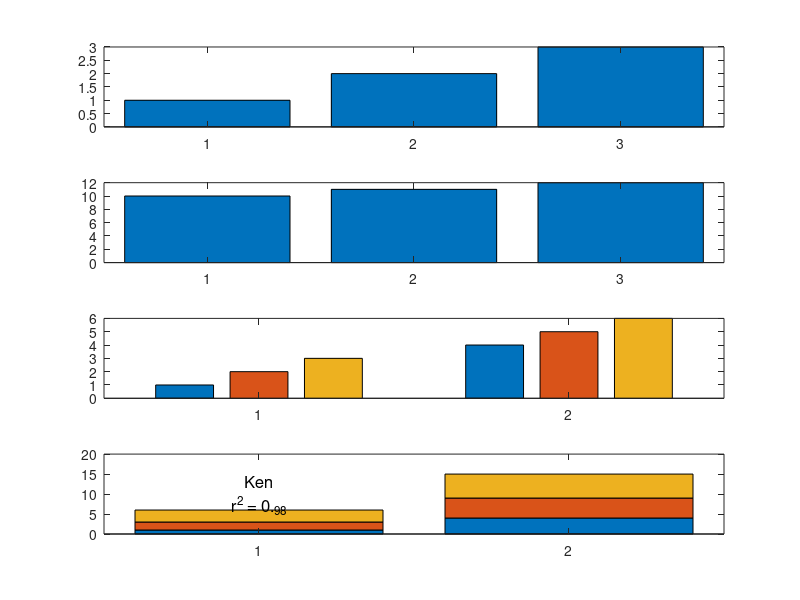

Reproduce this figure in MATLAB.
function figure_create_bar_graph

figure(1);
clf

subplot(4,1,1)
y = [1 2 3]
bar(y)

subplot(4,1,2)
y2 = [10 11 12]'
bar(y2)

subplot(4,1,3);
y3 = [1 2 3 ; 4 5 6]
bar(y3)

subplot(4,1,4);
bar(y3, 'stacked')

text(1, 10, {'Ken','r^2 = 0._{98}'}, ...
    'FontSize', 12, ...
    'HorizontalAlignment', 'center')